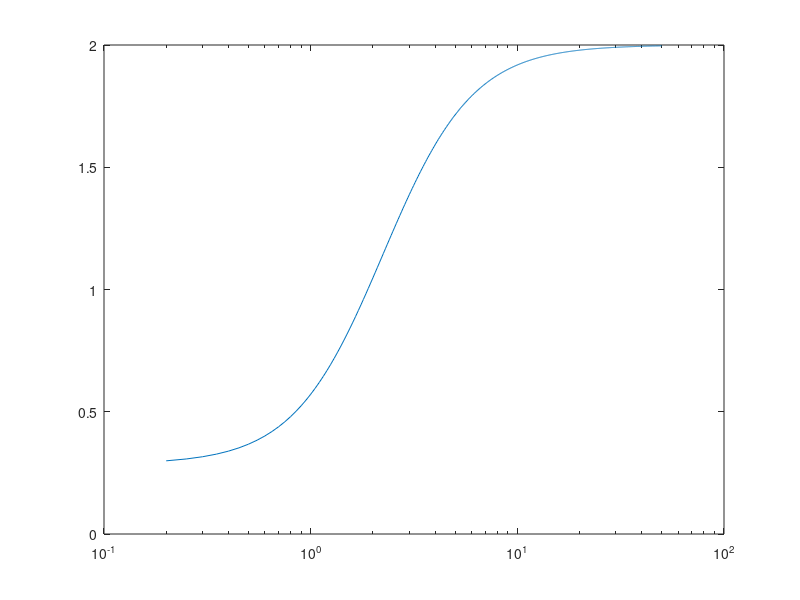

The MATLAB script that drew this image:
ga = 1.4;
ga1 = ga-1;

M1 = 0.3;
p1 = 1;
rho1 = 1;

c1 = sqrt(ga*p1/rho1);
u1 = M1*c1;

C  = (M1+1/(ga*M1))^2/(0.5*M1^2+1/ga1);

coef = [C/2-1,C/ga1-2/ga,-1/ga^2];
M2 = sqrt(roots(coef));

[bid,indx] = min(abs(M2-M1));
abs(M2(indx)-M1)<1e-10 || error("inconsistent result");

M2(indx) = [];

u2 = u1*sqrt((0.5+1/M1^2/ga1)/(0.5+1/M2^2/ga1));
c2 = u2/M2;
rho2 = u1*rho1/u2;
p2 = c2^2*rho2/ga;

U1 = [rho1,u1,p1]
U2 = [rho2,u2,p2]

if 1
  M = (0.2:0.05:50)';
  
  f = (M.^2+1/ga)./(0.5*M.^2+1/ga1);
  semilogx(M,f);
endif
